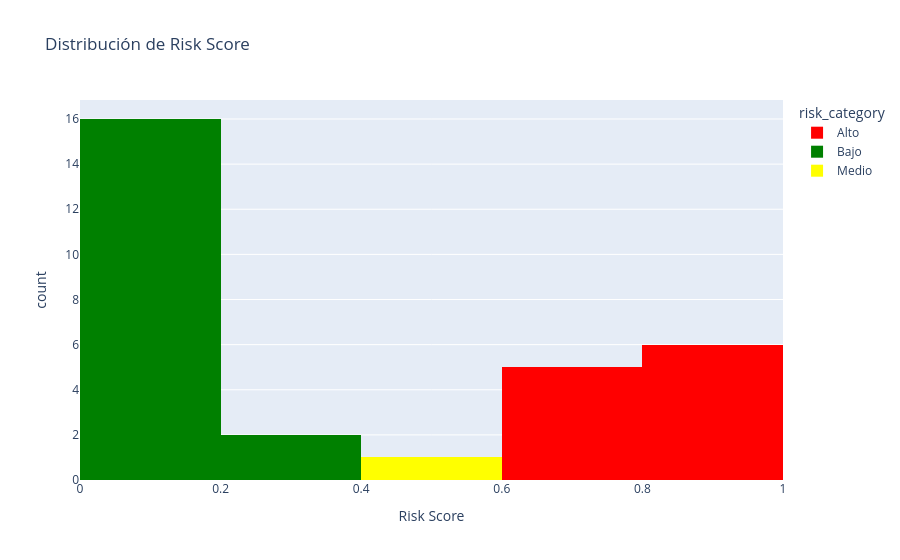

The cell this chart's notebook holds for it:
### Markdown cell above
---

## 🎯 Paso 10: Generar Risk Scoring

**Técnica:** Aplicar modelo a todos los proveedores

**Risk Score:** Probabilidad de alto riesgo × 100 (0-100)

**Interpretación:**
- 0-20: 🟢 Bajo Riesgo (confiable)
- 20-50: 🟡 Riesgo Medio (monitorear)
- 50-100: 🔴 Alto Riesgo (acciones inmediatas)

### Code cell
# Generar scoring para TODOS los locations
X_all = df_features[feature_cols].fillna(0)
risk_scores = rf_model.predict_proba(X_all)[:, 1]
risk_predictions = rf_model.predict(X_all)

# Agregar a dataframe
df_features['risk_score'] = risk_scores
df_features['predicted_risk'] = risk_predictions
df_features['risk_category'] = pd.cut(
    risk_scores,
    bins=[0, 0.3, 0.6, 1.0],
    labels=['Bajo', 'Medio', 'Alto']
)

# Top 10 locations de mayor riesgo
print("🚨 Top 10 Locations de MAYOR RIESGO:")
top_risk = df_features.nlargest(10, 'risk_score')[[
    'location_id', 'risk_score', 'risk_category', 'delay_rate', 'defect_rate', 'cv_lead_time'
]]
display(top_risk)

# Distribución de scoring
fig = px.histogram(
    df_features,
    x='risk_score',
    color='risk_category',
    title="Distribución de Risk Score",
    labels={'risk_score': 'Risk Score', 'count': 'Frecuencia'},
    color_discrete_map={'Bajo': 'green', 'Medio': 'yellow', 'Alto': 'red'}
)
fig.show()

### Figure 1 — Plotly figure (JSON) as saved in the notebook; plotly's stock layout.template omitted (floating-point values rounded to 4 significant figures)
{"data": [{"bingroup": "x", "hovertemplate": "risk_category=Alto<br>Risk Score=%{x}<br>count=%{y}<extra></extra>", "legendgroup": "Alto", "marker": {"color": "red", "pattern": {"shape": ""}}, "name": "Alto", "orientation": "v", "showlegend": true, "type": "histogram", "x": [0.8494, 0.686, 0.7565, 0.8174, 0.939, 0.735, 0.6983, 0.8537, 0.824, 0.6669, 0.8257], "xaxis": "x", "yaxis": "y"}, {"bingroup": "x", "hovertemplate": "risk_category=Bajo<br>Risk Score=%{x}<br>count=%{y}<extra></extra>", "legendgroup": "Bajo", "marker": {"color": "green", "pattern": {"shape": ""}}, "name": "Bajo", "orientation": "v", "showlegend": true, "type": "histogram", "x": [0.005, 0.03024, 0.02757, 0.02857, 0.08083, 0.1439, 0.0065, 0.1003, 0.025, 0.2247, 0.2571, 0.01583, 0.02667, 0.114, 0.06417, 0.1154, 0.06117, 0.1097], "xaxis": "x", "yaxis": "y"}, {"bingroup": "x", "hovertemplate": "risk_category=Medio<br>Risk Score=%{x}<br>count=%{y}<extra></extra>", "legendgroup": "Medio", "marker": {"color": "yellow", "pattern": {"shape": ""}}, "name": "Medio", "orientation": "v", "showlegend": true, "type": "histogram", "x": [0.4292], "xaxis": "x", "yaxis": "y"}], "layout": {"barmode": "relative", "legend": {"title": {"text": "risk_category"}, "tracegroupgap": 0}, "title": {"text": "Distribución de Risk Score"}, "xaxis": {"anchor": "y", "domain": [0, 1], "title": {"text": "Risk Score"}}, "yaxis": {"anchor": "x", "domain": [0, 1], "title": {"text": "count"}}}}
